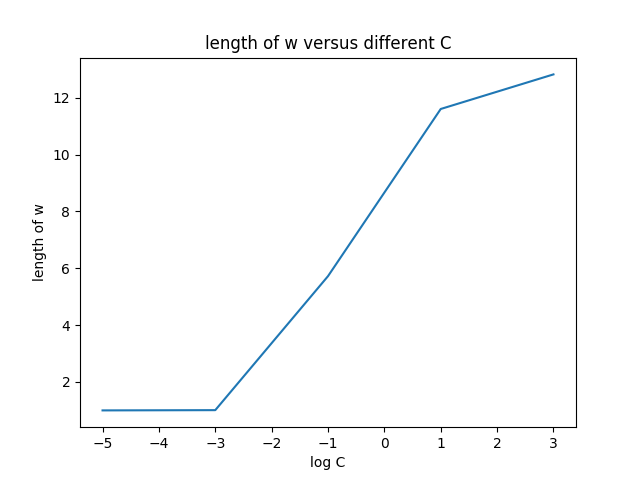

Here is the Python script that generated this plot:
import numpy as np
import matplotlib.pyplot as plt
from sklearn.svm import SVC

f = open("features.train", 'r')
data = f.readlines()
f.close()

def rowProcess(row):
    row = row.strip()
    row = [ x for x in row.split(' ') if x != '']
    digit, intensity, symmetry = int(float(row[0])), float(row[1]), float(row[2])
    y = 1 if digit == 0 else -1
    return [y, intensity, symmetry]

train_data = np.array([ rowProcess(row) for row in data ])
X, Y = train_data[:,1:], train_data[:,0]
C_list = [1e-5, 1e-3, 1e-1, 1, 3]
lens = []
for C in C_list:
    clf = SVC(C=C, kernel='linear', shrinking=True, cache_size=2000)
    clf.fit(X, Y)
    w, b = clf.coef_, clf.intercept_
    length = (np.linalg.norm(np.array(w))**2 + b**2)**0.5
    lens.append(length)
    print(C, w, b, length)
plt.title('length of w versus different C')
plt.plot([-5, -3, -1, 1, 3], lens)
plt.xlabel('log C')
plt.ylabel('length of w')
plt.savefig('p11.png', format='png')